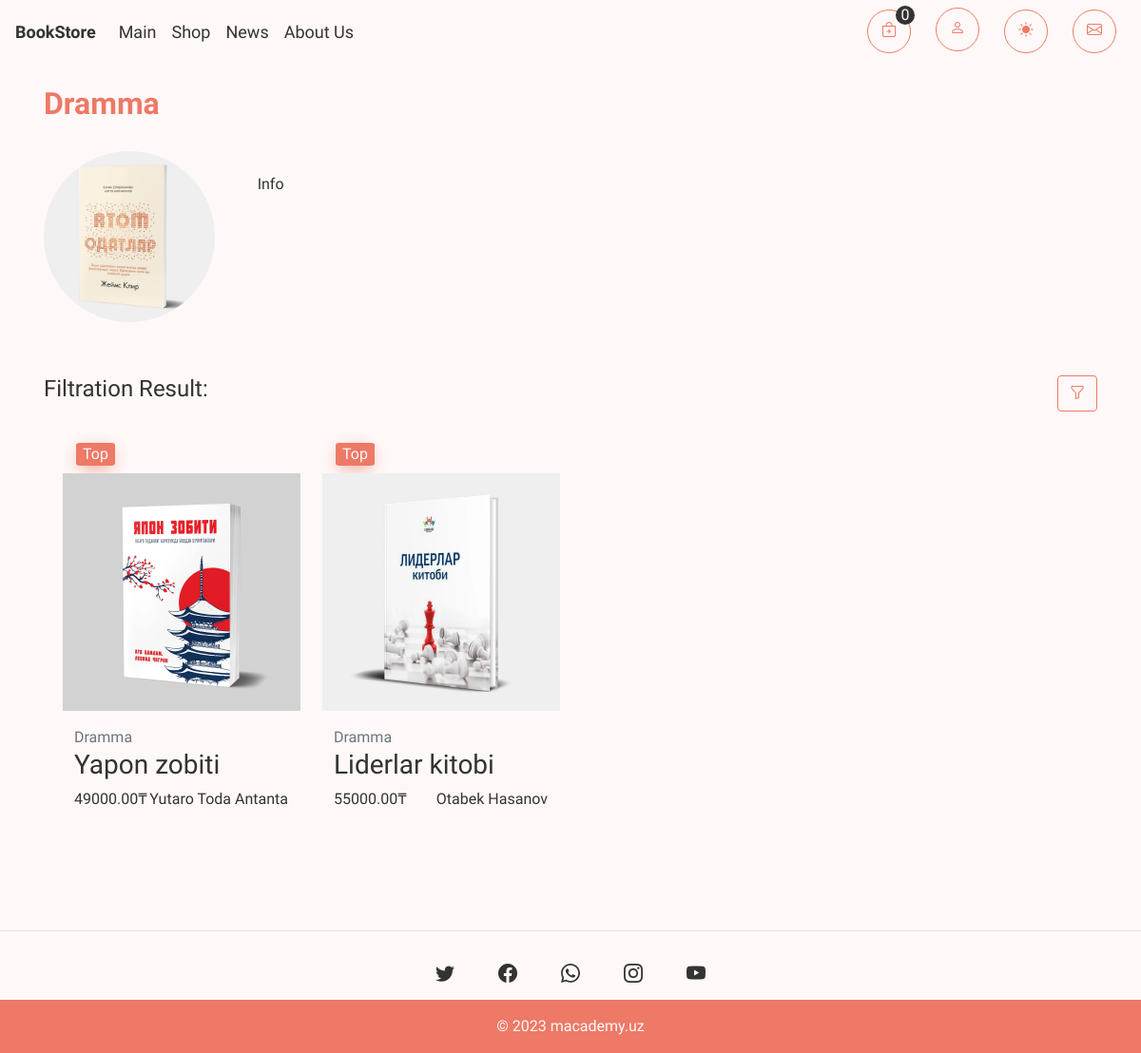
Page /shop/genre/dramma/ on the committed database.
### shop/models.py (models this page shows, shortened)
class Genres(models.Model):
    name = models.CharField(max_length=100)
    photo = models.ImageField(upload_to="genre_photos/%Y/%m/%d/")
    info = models.TextField(blank=True)
    slug = models.SlugField(max_length=255, unique=True, db_index=True)
    def __str__(self):
        return self.name
    class Meta:
        verbose_name_plural = 'Genres'

class Book(models.Model):
    title = models.CharField(max_length=100)
    mini_content = models.CharField(max_length=100, null=True)
    price = models.DecimalField(max_digits=7, decimal_places=2)
    slug_book = models.SlugField(max_length=255, unique=True, db_index=True, verbose_name="URL")
    author = models.ForeignKey('Authors', on_delete=models.PROTECT, null=True, default=None)
    genre = models.ForeignKey('Genres', on_delete=models.PROTECT, null=True, default=None)
    country = models.ForeignKey('Countries', on_delete=models.PROTECT, null=True, default=None)
    year_of_published = models.DateTimeField()
    content = models.TextField(blank=True)
    publisher = models.ForeignKey('Publisher', on_delete=models.PROTECT, null=True, default=None)
    number_of_pages = models.IntegerField()
    number_of_books = models.IntegerField()
    photo_of_book = models.ImageField(upload_to="books_photos/%Y/%m/%d/")
    class Meta:
        verbose_name_plural = 'Books'

class Authors(models.Model):
    name = models.CharField(max_length=100)
    photo = models.ImageField(upload_to="author_photos/%Y/%m/%d/")
    info = models.TextField(blank=True)
    slug = models.SlugField(max_length=255, unique=True, db_index=True)
    def __str__(self):
        return self.name
    class Meta:
        verbose_name_plural = 'Authors'

### shop/views.py (the view)
# urls.py: path('<str:category_type>/<slug:category_slug>/', show_books_by_category, name='category'),
def show_books_by_category(request, category_type, category_slug):
    books, info_about_category = ShopService.take_books_by_category(category_type, category_slug)
    title_contains_query = request.GET.get('title-contains')
    if title_contains_query != '' and title_contains_query is not None:
        books = books.filter(title__icontains=title_contains_query)
    type_filter = category_type
    books_filter = BookFilter(request.GET, queryset=books)
    books = books_filter.qs
    paginator = Paginator(books, 8)
    page_number = request.GET.get('page')
    page_obj = paginator.get_page(page_number)
    return render(request, 'shop/category.html',
                  {'books': page_obj, 'type_filter': type_filter, 'info_about_category': info_about_category,
                   'page_obj': page_obj, 'books_filter': books_filter, })

### shop/models.py (called while the page is built)
    def __str__(self):
        return self.name

    def __str__(self):
        return self.name

### shop/templatetags/shop_tags.py (called while the page is built, shortened)
@register.simple_tag(takes_context=True)
def load_user_info(context):
    request = context['request']
    if request.user.is_authenticated:
        customer = request.user.customer
        order, created = Order.objects.get_or_create(customer=customer, complete=False)
        items = order.orderitem_set.all().select_related('book', 'book__author')
        card_items = order.get_cart_items
    else:
        try:
            cart = json.loads(request.COOKIES['cart'])
        except KeyError:
            cart = {}
        card_items = 0
        order = {'get_cart_total': 0, 'get_cart_items': 0}
        items = []
    return {'items': items, 'order': order, 'card_items': card_items, }

### shop/templates/shop/category.html (shortened to what this page needs)
{% extends 'shop/layout.html' %}
{% load static %}
{% load shop_tags %}
{% block content %}
<link rel="stylesheet" href="{% static 'shop/css/category.css' %}">
<link rel="stylesheet" href="{% static 'shop/css/shop.css' %}">
<div class="container container-category px-3 py-2">
    <div class="row py-3">
        {% if type_filter == 'top' %}
        <div class="col text-md-start text-center text-main-info text-animation-top">
            <h4>The most popular Books of the World! World Bestsellers and Best Books</h4>
        </div>
        {% elif type_filter == 'new' %}
        <div class="col text-md-start text-center text-main-info text-animation-top">
            <h4>New Arrival in our Shop!</h4>
        </div>
        {% else %}
        <h2 class="text-main-info text-md-start text-center text-animation-top"><strong>{{info_about_category}}</strong></h2>
            <div class="col-12 col-sm-12 col-md-4 col-lg-3 col-xl-2 text-center mb-3">
                <img src="{{info_about_category.photo.url}}" class="avatar-info-cl">
            </div>
        <div class="col-12 col-sm-12 col-md-8 col-lg-9 col-xl-10 category-info px-5">
            <p>{{info_about_category.info}}</p>
        </div>
        {% endif %}
    </div>
    <div class="d-flex justify-content-between mt-4 filtration-block">
        <div>
            <h4>Filtration Result:</h4>
        </div>
        <button class="btn btn-filter" onclick="showFilter()"><i class="bi bi-funnel"></i></button>
    </div>
    <div class="row row-flex pt-1 mx-2 card-block">
        {% for b in books %}
        <div class="col-lg-3 col-md-4 col-sm-6 px-2 mb-4 pt-3">
            <div class="card card-book-cl">
                {% if b.number_of_books >= 10 %}
                <span class="text-center badge-book">Top</span>
                {% elif b.number_of_books < 10 and b.number_of_books > 0 %}
                <span class="text-center badge-book" style="visibility: hidden;">1</span>
                {% elif b.number_of_books <= 0 %}
                <span class="text-center badge-none-book col-3 col-sm-6 col-md-6 col-lg-6 col-xl-5">Out Of Stock</span>
                {% endif %}
                <a href="{% url 'book' b.slug_book %}" class="d-block overflow-hidden card-book-img">
                    <img src="{{b.photo_of_book.url}}" class="img-card">
                </a>
                {% if b.number_of_books > 0 %}
                <div class="card-body">
                    <a href="{% url 'category' 'genre' b.genre.slug %}" class="text-muted card-link">{{b.genre}}</a>
                    <h3>
                        <a href="{% url 'book' b.slug_book %}" class="card-link">{{b.title}}</a>
                    </h3>
                    <div class="d-flex justify-content-between text-end">
                        <div>
                            <span>{{b.price}}₸</span>
                        </div>
                        <a href="{% url 'category' 'author' b.author.slug %}" class="card-link">{{b.author}}</a>
                    </div>
                </div>
                {% endif %}
            </div>
        </div>
        {% endfor %}
    </div>
</div>
{% endblock %}

### shop/templates/shop/layout.html (shortened to what this page needs)
{% load static %}
{% load shop_tags %}
<!DOCTYPE html>
<html lang="en">
<head>
    <link href="https://cdn.jsdelivr.net/npm/bootstrap@5.1.3/dist/css/bootstrap.min.css" rel="stylesheet">
    <link rel="stylesheet" href="https://cdn.jsdelivr.net/npm/bootstrap-icons@1.8.1/font/bootstrap-icons.css">
    <link rel="stylesheet" href="{% static 'shop/css/main.css' %}">
</head>
<body>
    <nav class="navbar navbar-expand-lg">
        <a class="nav-link nav-main-link" href="{% url 'welcome' %}"><strong>BookStore</strong></a>
        <div class="collapse navbar-collapse" id="navbarText">
            <ul class="navbar-nav me-auto mb-3 mb-lg-0">
                <li class="nav-item text-center">
                    <a class="nav-link" href="{% url 'welcome' %}">Main</a>
                </li>
                <li class="nav-item text-center">
                    <a class="nav-link" href="{% url 'shop' %}">Shop</a>
                </li>
                <li class="nav-item text-center">
                    <a class="nav-link" href="{% url 'news' %}">News</a>
                </li>
                <li class="nav-item text-center">
                    <a class="nav-link" href="{% url 'about' %}">About Us</a>
                </li>
            </ul>
            <div class="row justify-content-center px-4">
                <div class="nav-item-cl col-2 col-lg-3">
                    <a href="{% url 'cart' %}" class="nav-link-circle mx-auto">
                        {% load_user_info as user_info %}
                        <span class="nav-link-counter">{{user_info.card_items}}</span>
                        <i class="bi bi-bag-plus"></i>
                    </a>
                </div>
                <div class="nav-item-cl dropdown show col-2 col-lg-3 pb-1">
                    <a href="#" class="nav-link-circle mx-auto" role="button" data-toggle="dropdown" id="dropdownUserLink">
                        <i class="bi bi-person"></i>
                    </a>
                </div>
                <div class="nav-item-cl col-2 col-lg-3">
                    <a href="" class="nav-link-circle mx-auto dark-mode-toggle" id="dark-mode-toggle">
                        <i class="bi bi-brightness-high-fill"></i>
                    </a>
                </div>
                <div class="nav-item-cl col-2 col-lg-3">
                    <a href="{% url 'contact_us' %}" class="nav-link-circle mx-auto">
                        <i class="bi bi-envelope"></i>
                    </a>
                </div>
            </div>
        </div>
    </nav>
    {% block content %}
    {% endblock %}
    <footer class="text-center">
        <hr class="mt-0 text-main-info">
        <div class="container">
            <section>
                <a href="https://en.wikipedia.org/wiki/Twitter" class="btn btn-link btn-floating btn-lg m-1" id="footer-btn-twitter" role="button"><i class="bi bi-twitter"></i></a>
                <a href="https://en.wikipedia.org/wiki/Facebook" class="btn btn-link btn-floating btn-lg m-1" id="footer-btn-facebook" role="button"><i class="bi bi-facebook"></i></a>
                <a href="https://en.wikipedia.org/wiki/WhatsApp" class="btn btn-link btn-floating btn-lg m-1" id="footer-btn-whatsapp" role="button"><i class="bi bi-whatsapp"></i></a>
                <a href="https://en.wikipedia.org/wiki/Instagram" class="btn btn-link btn-floating btn-lg m-1" id="footer-btn-instagram" role="button"><i class="bi bi-instagram"></i></a>
                <a href="https://en.wikipedia.org/wiki/YouTube" class="btn btn-link btn-floating btn-lg m-1" id="footer-btn-youtube" role="button"><i class="bi bi-youtube"></i></a>
            </section>
        </div>
    </footer>
    <div class="text-center p-3" id="footer-info-bottom">
        © 2023 macademy.uz
    </div>
</body>
</html>

### shop/static/shop/css/main.css (style rules this page uses)
:root { --primary-color: #fef9f8; --secondary-color: #333; --third-color: #f5eec2; --first-light-color: #ed7966; --first-light-color-hover: #d56c5b; --light-color-hover: #fdf1ef; --light-color-opacity: rgba(237, 121, 102, 0.85); }
html { visibility: hidden; overflow-x: hidden; }
body { background-color: var(--primary-color); color: var(--secondary-color); font-family: 'Work Sans', sans-serif; }
h2 { padding-bottom: 2%; }
.text-main-info { color: var(--first-light-color); }
.btn { color: var(--secondary-color); text-decoration: none; }
.navbar { background-color: var(--primary-color); color: var(--secondary-color); font-family: 'Work Sans', sans-serif; }
.nav-link { font-size: 18px; }
.nav-link, .navbar-toggler-icon, .nav-main-link { color: var(--secondary-color); }
.nav-link-circle { position: relative; width: 2.875rem; height: 2.875rem; border-radius: 50%; text-align: center; line-height: 2.625rem; background-color: var(--primary-color); color: var(--first-light-color); border: 1px solid var(--first-light-color); }
.nav-link-counter { position: absolute; top: -0.3125rem; right: -0.3125rem; width: 1.25rem; height: 1.25rem; border-radius: 50%; text-align: center; line-height: 1.25rem; background-color: var(--secondary-color); color: var(--primary-color) }
.nav-item-cl { position: relative; display: flex; align-items: center; padding-right: 0.875rem; }
#footer-info-bottom { background-color: var(--first-light-color); color: #fef9f8; }

### shop/static/shop/css/category.css (style rules this page uses)
.container-category { min-height: 100vh; }
.text-animation-top { animation: fade-in 1.5s ease-in-out; }
.avatar-info-cl { width: 180px; height: 180px; border-radius: 50%; animation: block-left 1.5s ease-in-out; }
.category-info { padding-top: 2%; animation: block-right 1.5s ease-in-out; }
.btn-filter { border: 1px solid var(--first-light-color); color: var(--first-light-color); }
.card-block, .filtration-block { animation: fade-book 1.5s ease-in-out; }

### shop/static/shop/css/shop.css (style rules this page uses)
.card-book-cl { background: var(--primary-color); border: none; }
.badge-book { max-width: 16%; margin-left: 7%; margin-bottom: 3%; margin-top: 5%; box-shadow: 0px 5px 20px -5px var(--first-light-color); background: var(--first-light-color); border-radius: 10%; color: #fef9f8; }
.card-book-img { margin: auto; }
.img-card { max-width: 100%; height: 250px; transition: ease all 0.4s; }
.card-link { text-decoration: none; color: var(--secondary-color); }

### rows in the picture
Genres: name "Dramma", photo (picture), info "Info"
Book: number_of_books "Top", photo_of_book (picture), genre "Dramma", title "Yapon zobiti", price "49000.00", author "Yutaro Toda Antanta"
Book: number_of_books "Top", photo_of_book (picture), genre "Dramma", title "Liderlar kitobi", price "55000.00", author "Otabek Hasanov"

### other values in the picture
{{ user_info.card_items }} "0"
